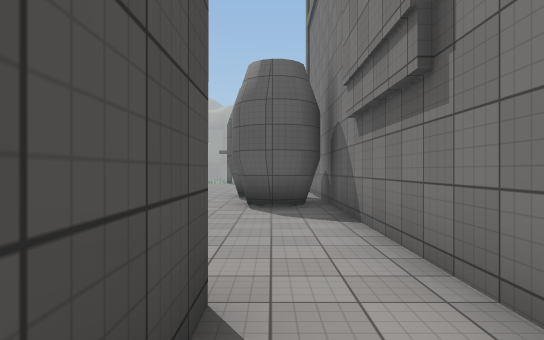
view 1 (above)

24 first-person views from a walk through a 3-D level made in the Unity game engine. The camera is 1.5 m above the floor, looks level and sees 75° across. The floor is counted in squares, 2 m on a side. Each view is taken from the middle of a square. On the plan, view 1 faces up. The plan holds only what a view shows up to about 11 squares ahead; the rest is blank. The place goes on beyond the plan. The player is left out. Some animated figures are left out. Some surface patterns are stand-ins.

view 2
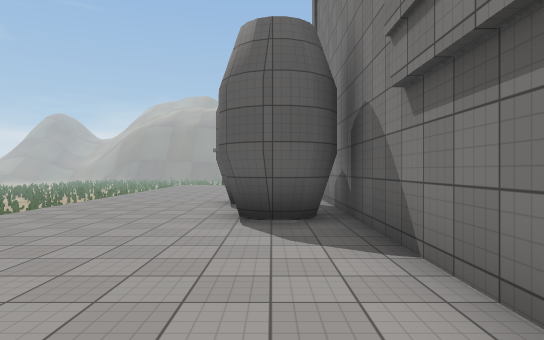

view 3
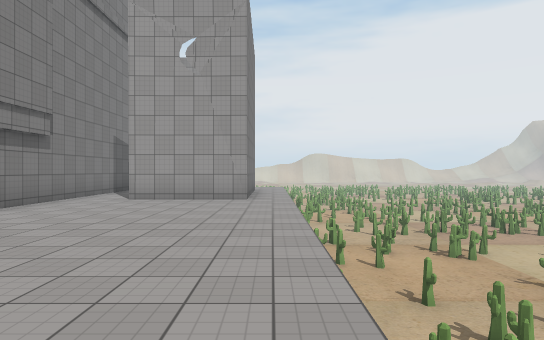

view 4
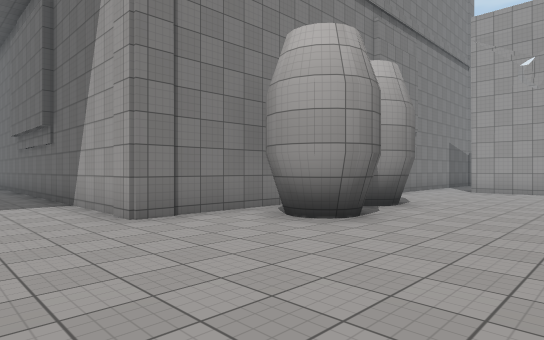

view 5
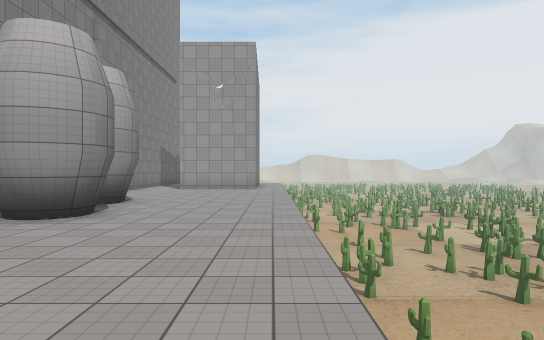

view 6
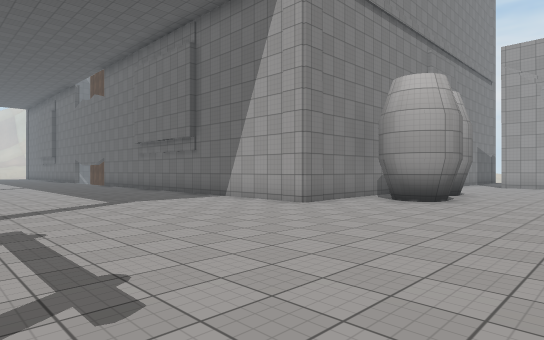

view 7
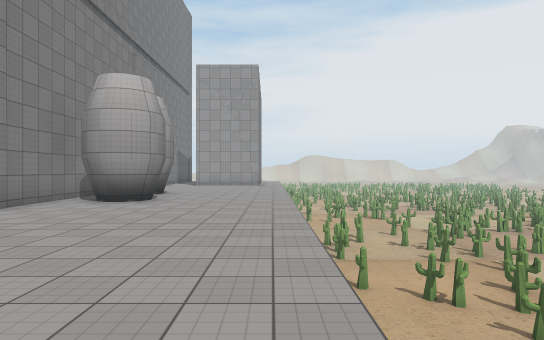

view 8
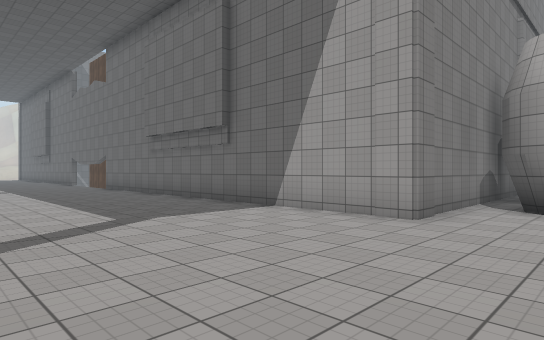

view 9
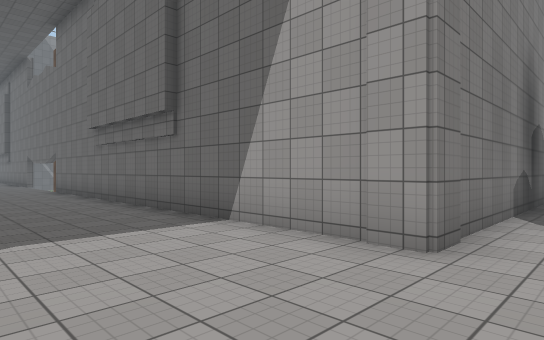

view 10
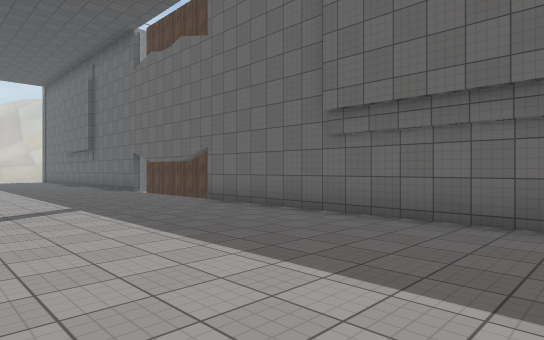

view 11
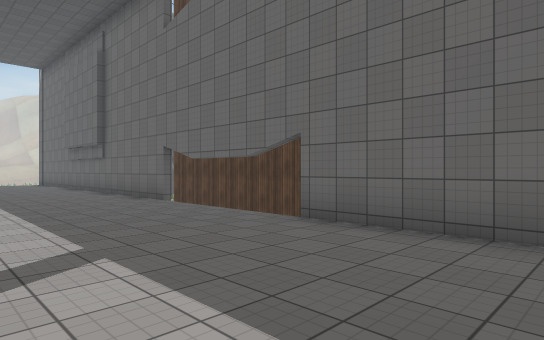

view 12
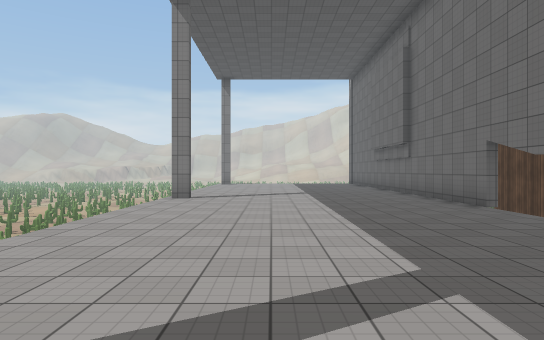

view 13
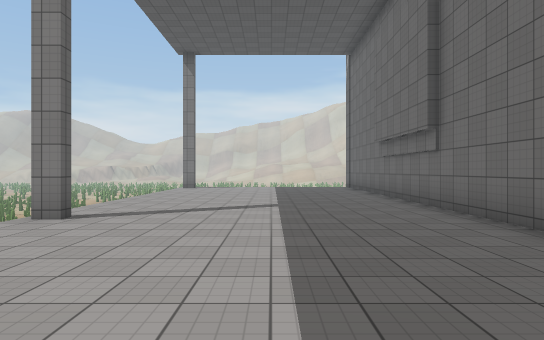

view 14
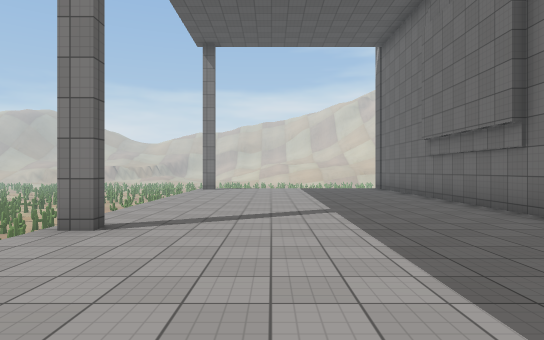

view 15
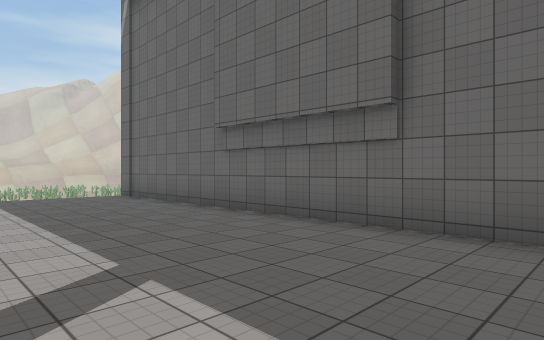

view 16
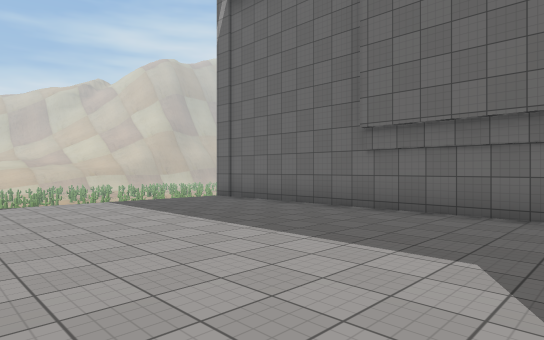

view 17
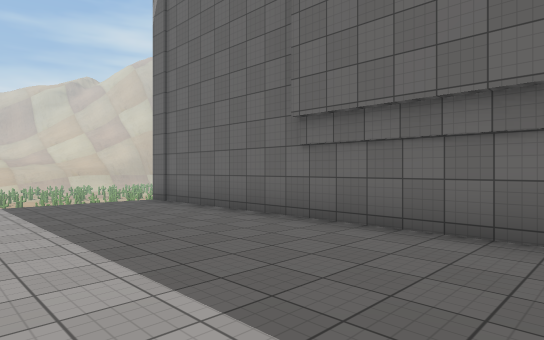

view 18
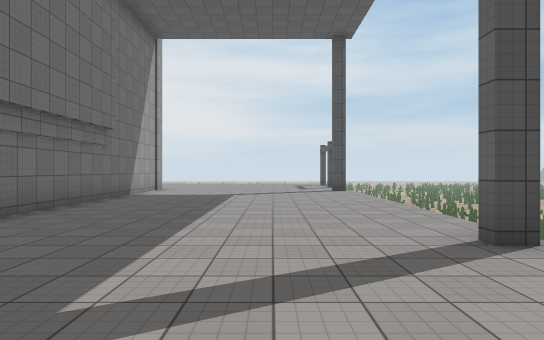

view 19
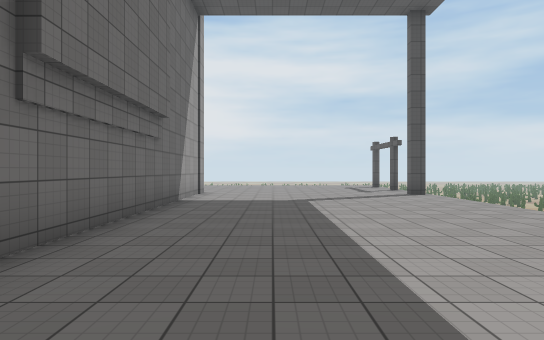

view 20
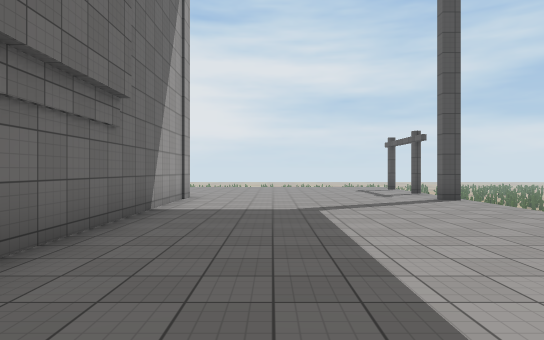

view 21
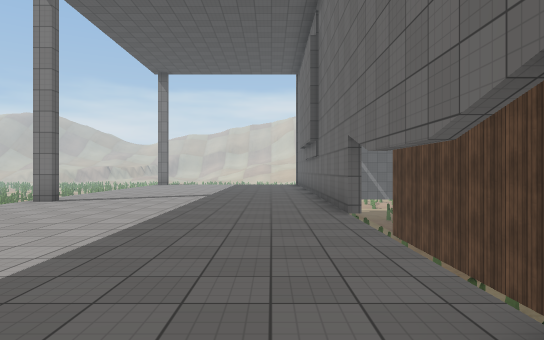

view 22
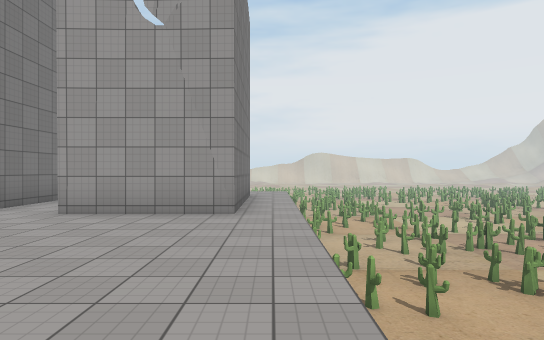

view 23
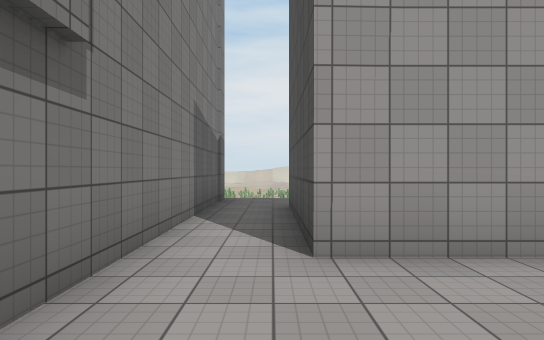

view 24
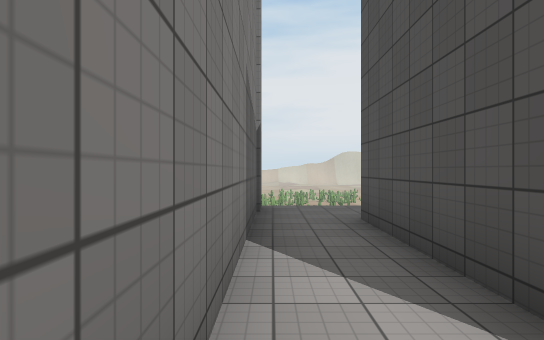

### Floor plan
Key: @ floor where view 1 was taken; # wall or solid block; . floor; v drop or lower ground; C cactus; O other object.
Columns run from 7 left of view 1 to 30 right of it. Each row starts with its distance up from view 1.
 20        vvvvvvvv vvvv vvvv vvvvvvvv
 19    . ....#........#.........#......
 18     ..................................
 17    ...................................
 16    ...................................
 15    ...................................
 14 vv ...................................
 13 vv ...... ...........................
 12 Cv .....#      ## ###      # # #  # #
 11 vC ...###               O###
 10 vv ...###                O
  9 vv ....##
  8 vv ....##
  7 vC ....#.
  6 vv ......#
  5 vv ......
  4 Cv ......#
  3 vv ......
  2 vv . ##..#
  1 vv .  #..#
  0 vv .#  @.
 -1 vv .  #..#
 -2 vv .###..
 -3 vv     ..#
 -4        ..#

Positions as (right, up) in squares from view 1, and headings:
1: (0, 0), facing up
2: (0, 2), facing up
3: (-4, 11), facing down
4: (-4, 15), facing down-right
5: (-4, 16), facing down
6: (-4, 19), facing down-right
7: (-4, 19), facing down
8: (-1, 18), facing down-right
9: (0, 16), facing down-right
10: (6, 18), facing down-right
11: (10, 17), facing down-right
12: (11, 17), facing right
13: (15, 16), facing right
14: (16, 17), facing right
15: (20, 17), facing down-right
16: (22, 19), facing down-right
17: (22, 17), facing down-right
18: (15, 17), facing left
19: (13, 15), facing left
20: (11, 15), facing left
21: (12, 14), facing right
22: (-4, 8), facing down
23: (0, 5), facing down
24: (1, 3), facing down
